Frame 1 (no input): blank canvas, image omitted
Frame 60 (the mouse pressed at the canvas centre just before this capture): blank canvas, image omitted
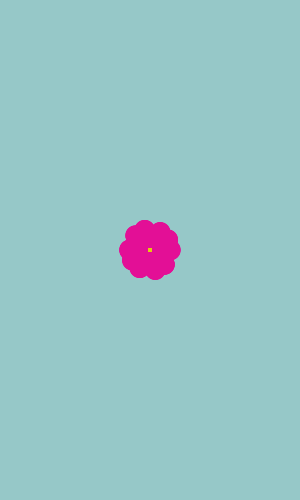
Frame 120 (the mouse held since frame 60 and released just before this capture)

The Processing sketch whose frames 1 and 60 were blank and that drew this single picture after the mouse press (run headless with seeded random() and noise(); from frame 60 on, the mouse is pressed at the canvas centre):

// Processing sketch: processing_8380
// ── processing_8380.pde

int angle = 0;

void setup() {
  size(300, 500);
  background(150,200,200);
  smooth();
  noStroke();
  
  fill(0, 102);
}


void draw() {
  // Draw only when mouse is pressed
  if (mousePressed == true) {
    angle += 10;
    float val = cos(radians(angle)) * 20.5;
    for (int a = 0; a < 360; a += 75) {
      float xoff = cos(radians(a)) * val;
      float yoff = sin(radians(a)) * val;
      fill(227,15,150);
      ellipse(mouseX + xoff, mouseY + yoff, val, val);
    }
    fill(227,203,16);
    ellipse(mouseX, mouseY, 4, 4);
  }
}
